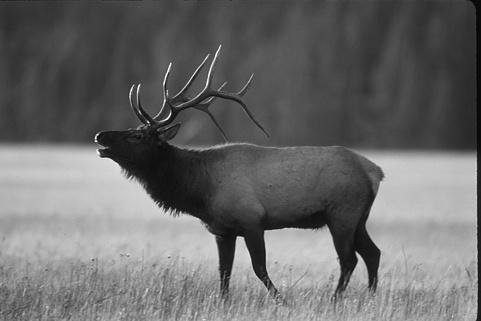
#> input picture reindeer.jpg, 481 x 321 px, found by its file name
$ python entropy.py   (Python 2 division)
#> lines starting #> are read from the running program, lines starting #| are printed output that depends on the picture; after the words box and inside, x2 and y2 are one past the last pixel; in counts of white or black regions, pixels touching at a corner belong together
from __future__ import division
import cv2, scipy, numpy, math
from matplotlib import pyplot
from PIL import Image
from pylab import *

def im_threshold(im):
    res = numpy.empty(im.shape, dtype=uint8)
    hist, bins = numpy.histogram(im.flatten(),256,[0,256])
#> hist = 256 values, max 3086 at index 67, min 0 at index 246, mean 603.1; bins = 257 values from 0 to 256
    H = 0   # H -> entropy
    T = 0   # T -> threshold
    N = im.shape[0]*im.shape[1]   # N -> Total number of pixels
#> N = 154401
    P = hist/N  # Array of Probability of each grayscale
#> P = 256 values, max 0.02 at index 67, min 0 at index 246, mean 0.00391
    #print "prob", len(hist)
    pc = P.cumsum()
#> pc = 256 values from 6.48e-06 to 1
    print N
#| 154401
    for t in range(0, 255):
        a = P[:t]/sum(P[:t])    # P(i)/P(i1)+P(i2)+...+P(iT-1) where 0 < i < T
        b = P[t:]/sum(P[t:])    # P(i)/P(iT)+..+P(i255) where T < i < 255
        ha = sum(a)*numpy.log(sum(a))  # H(A)
        hb = sum(b)*numpy.log(sum(b))  # H(B)
        #ha = sum(map(lambda x: x*numpy.log(x), a))
        #hb = sum(map(lambda x: x*numpy.log(x), b))
        ht = -ha-hb  # H(T) = H(A) + H(B)
        if ht > H:  # choosing T such that H(T) is maximum
            H = ht
            T = t
#> this loop made 255 passes
#> (a, ha, hb, H) on pass 2: ([1], 0, -1.11e-16, 1.11e-16)
#> (ha, hb, H) on passes 87, 143: (-2.22e-16, -1.11e-16, 3.33e-16), (-3.33e-16, -1.11e-16, 4.44e-16)
#> after the loop, H = 4.44e-16; T = 142

    #print T
    for i in range(im.shape[0]):
        for j in range(im.shape[1]):
            if im[i][j] < T: # if intensity below T set to 0
                res[i][j] = 0
            elif im[i][j] >= T:   # if intensity greater than or equal to T, set to 255
                res[i][j] = 255
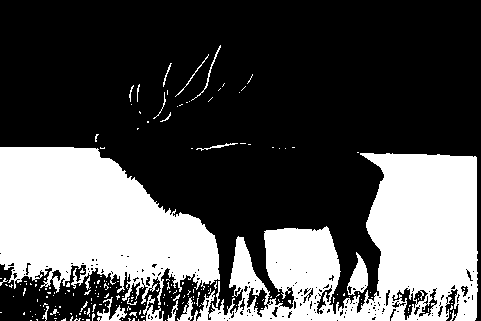
#> res: shape (321, 481); 32.2% white; 203 white regions (180 under 20 px), largest, box (x1, y1, x2, y2) and area: (197, 153, 478, 321) 24340, (0, 147, 220, 305) 22769, (347, 252, 368, 295) 484


    cv2.imshow("Original Image", im)
    cv2.waitKey(0)
    cv2.imshow("Resulting Image", res)
    cv2.waitKey(0)
    cv2.destroyAllWindows()

im_threshold(cv2.imread("/Users/virajj/Downloads/reindeer.jpg", 0))
im_threshold(cv2.imread("/Users/virajj/Downloads/horse.jpg", 0))
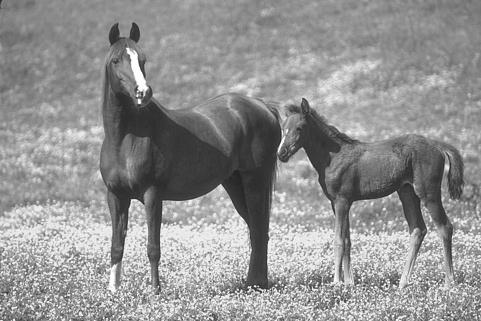
#> input picture horse.jpg, 481 x 321 px, found by its file name
#> in im_threshold (call 2), `hist, bins = numpy.histogram(im.flatten(),256,[0,256])`: hist = 256 values, max 2200 at index 148, min 0 at index 0, mean 603.1
#> in im_threshold (call 2), `P = hist/N`: P = 256 values, max 0.0142 at index 148, min 0 at index 0, mean 0.00391
#> in im_threshold (call 2), `pc = P.cumsum()`: pc = 256 values from 0 to 1
#| 154401
#> the loop in im_threshold (call 2), `for t in range(0, 255):` made 255 passes
#> (ha, hb, H) on passes 30, 34, 51, 132: (0, -1.11e-16, 1.11e-16), (0, -2.22e-16, 2.22e-16), (0, -3.33e-16, 3.33e-16), (-1.11e-16, -3.33e-16, 4.44e-16)
#> (hb, H) on passes 38, 130: (-1.11e-16, 2.22e-16), (-2.22e-16, 4.44e-16)
#> after the loop in im_threshold (call 2), `for t in range(0, 255):`: H = 4.44e-16; T = 131
#> after the loop in im_threshold (call 2), `for i in range(im.shape[0]):`:
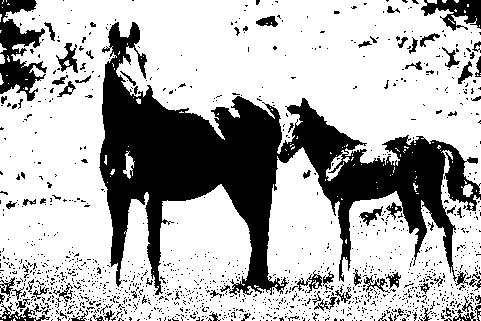
#> res: shape (321, 481); 70.5% white; 1356 black regions (1278 under 20 px), largest, box (x1, y1, x2, y2) and area: (99, 22, 481, 295) 33488, (0, 0, 47, 101) 2405, (421, 0, 481, 31) 990
im_threshold(cv2.imread("/Users/virajj/Downloads/starfish.jpg", 0))
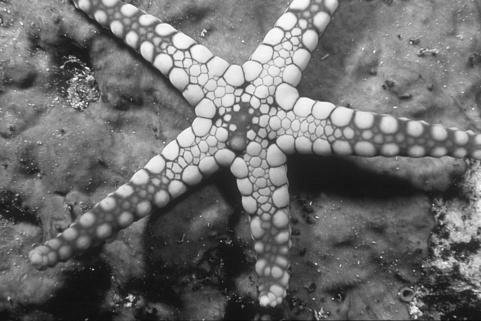
#> input picture starfish.jpg, 481 x 321 px, found by its file name
#> in im_threshold (call 3), `hist, bins = numpy.histogram(im.flatten(),256,[0,256])`: hist = 256 values, max 1314 at index 24, min 0 at index 0, mean 603.1
#> in im_threshold (call 3), `P = hist/N`: P = 256 values, max 0.00851 at index 24, min 0 at index 0, mean 0.00391
#| 154401
#> the loop in im_threshold (call 3), `for t in range(0, 255):` made 255 passes
#> (a, ha, hb, H) on pass 5: ([0, 0, 0.5, 0.5], 0, -1.11e-16, 1.11e-16)
#> (ha, hb, H) on passes 12, 22, 180: (0, -2.22e-16, 2.22e-16), (-1.11e-16, -2.22e-16, 3.33e-16), (-3.33e-16, -2.22e-16, 5.55e-16)
#> after the loop in im_threshold (call 3), `for t in range(0, 255):`: H = 5.55e-16; T = 179
#> after the loop in im_threshold (call 3), `for i in range(im.shape[0]):`:
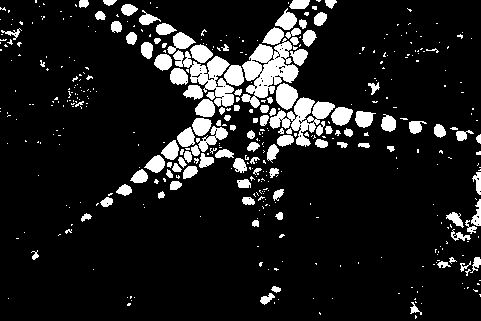
#> res: shape (321, 481); 11.4% white; 440 white regions (328 under 20 px), largest, box (x1, y1, x2, y2) and area: (241, 38, 299, 108) 1976, (173, 50, 234, 107) 1379, (269, 97, 335, 147) 1276
